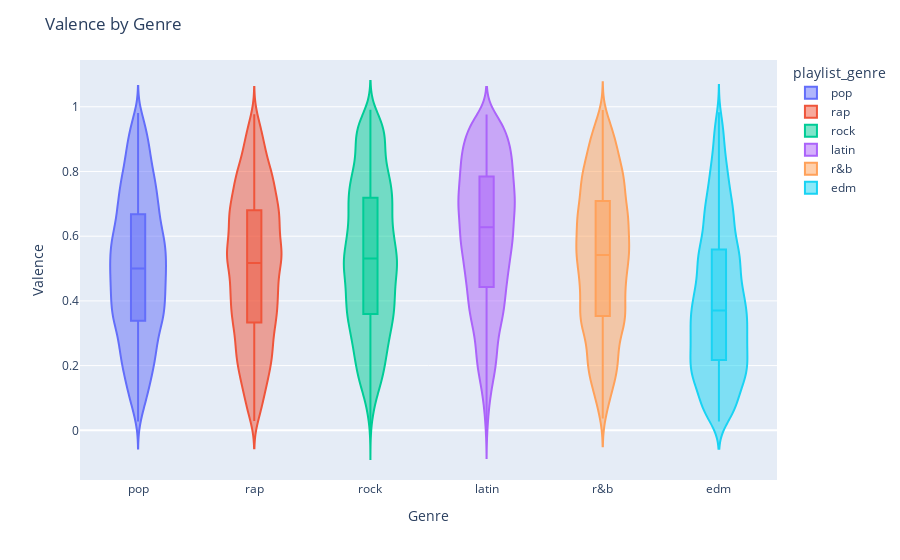

Notebook source saved alongside this figure:
### Markdown cell above
Thus far, we have noted from the bar chart that a high speechiness feature value most likely corresponds with Rap and a low value most likely corresponds with Rock. The box and whisker plot shows that a tempo is predicted to be between 100-150 across all genres but the greater it deviates from 125 means it is less likely to be EDM.

### Code cell
# Create a DataFrame with the valence and playlist_genre columns from the df DataFrame
violin_df = pd.DataFrame({"valence": df["valence"], "playlist_genre": df["playlist_genre"]})

# Create a violin plot using the violin_df DataFrame
fig = px.violin(violin_df, x="playlist_genre", y="valence",color="playlist_genre", box=True)

# Update the plot title and axis labels
fig.update_layout(title="Valence by Genre")
fig.update_layout(xaxis_title="Genre")
fig.update_layout(yaxis_title="Valence")

# Show the plot
fig.show()

### Figure 1 — Plotly figure (JSON) as saved in the notebook; plotly's stock layout.template omitted (floating-point values rounded to 4 significant figures; data arrays with more than 128 entries replaced by an {"elided": "..."} marker saying what was removed)
{"data": [{"alignmentgroup": "True", "box": {"visible": true}, "hovertemplate": "playlist_genre=%{x}<br>valence=%{y}<extra></extra>", "legendgroup": "pop", "marker": {"color": "#636efa"}, "name": "pop", "offsetgroup": "pop", "orientation": "v", "scalegroup": "True", "showlegend": true, "type": "violin", "x": {"elided": "5507 str values"}, "x0": " ", "xaxis": "x", "y": {"elided": "5507 float values"}, "y0": " ", "yaxis": "y"}, {"alignmentgroup": "True", "box": {"visible": true}, "hovertemplate": "playlist_genre=%{x}<br>valence=%{y}<extra></extra>", "legendgroup": "rap", "marker": {"color": "#EF553B"}, "name": "rap", "offsetgroup": "rap", "orientation": "v", "scalegroup": "True", "showlegend": true, "type": "violin", "x": {"elided": "5746 str values"}, "x0": " ", "xaxis": "x", "y": {"elided": "5746 float values"}, "y0": " ", "yaxis": "y"}, {"alignmentgroup": "True", "box": {"visible": true}, "hovertemplate": "playlist_genre=%{x}<br>valence=%{y}<extra></extra>", "legendgroup": "rock", "marker": {"color": "#00cc96"}, "name": "rock", "offsetgroup": "rock", "orientation": "v", "scalegroup": "True", "showlegend": true, "type": "violin", "x": {"elided": "4951 str values"}, "x0": " ", "xaxis": "x", "y": {"elided": "4951 float values"}, "y0": " ", "yaxis": "y"}, {"alignmentgroup": "True", "box": {"visible": true}, "hovertemplate": "playlist_genre=%{x}<br>valence=%{y}<extra></extra>", "legendgroup": "latin", "marker": {"color": "#ab63fa"}, "name": "latin", "offsetgroup": "latin", "orientation": "v", "scalegroup": "True", "showlegend": true, "type": "violin", "x": {"elided": "5155 str values"}, "x0": " ", "xaxis": "x", "y": {"elided": "5155 float values"}, "y0": " ", "yaxis": "y"}, {"alignmentgroup": "True", "box": {"visible": true}, "hovertemplate": "playlist_genre=%{x}<br>valence=%{y}<extra></extra>", "legendgroup": "r&b", "marker": {"color": "#FFA15A"}, "name": "r&b", "offsetgroup": "r&b", "orientation": "v", "scalegroup": "True", "showlegend": true, "type": "violin", "x": {"elided": "5431 str values"}, "x0": " ", "xaxis": "x", "y": {"elided": "5431 float values"}, "y0": " ", "yaxis": "y"}, {"alignmentgroup": "True", "box": {"visible": true}, "hovertemplate": "playlist_genre=%{x}<br>valence=%{y}<extra></extra>", "legendgroup": "edm", "marker": {"color": "#19d3f3"}, "name": "edm", "offsetgroup": "edm", "orientation": "v", "scalegroup": "True", "showlegend": true, "type": "violin", "x": {"elided": "6043 str values"}, "x0": " ", "xaxis": "x", "y": {"elided": "6043 float values"}, "y0": " ", "yaxis": "y"}], "layout": {"legend": {"title": {"text": "playlist_genre"}, "tracegroupgap": 0}, "margin": {"t": 60}, "title": {"text": "Valence by Genre"}, "violinmode": "overlay", "xaxis": {"anchor": "y", "categoryarray": ["pop", "rap", "rock", "latin", "r&b", "edm"], "categoryorder": "array", "domain": [0, 1], "title": {"text": "Genre"}}, "yaxis": {"anchor": "x", "domain": [0, 1], "title": {"text": "Valence"}}}}
